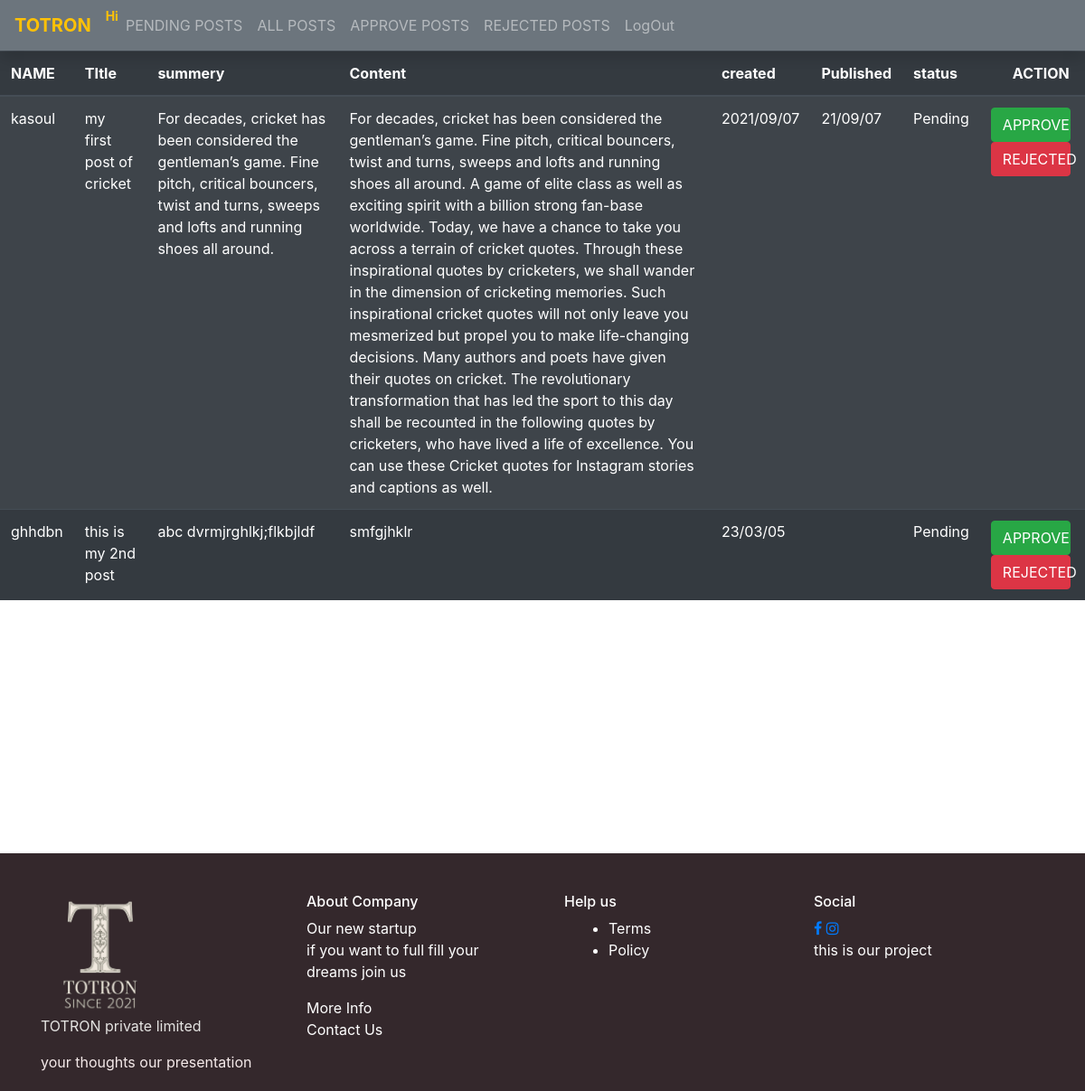
Page /admin_post_dataset.php (signed in) on the committed database.
### tables this page shows
CREATE TABLE `post` (
  `post_id` int(11) NOT NULL,
  `vlogger_id` int(11) NOT NULL,
  `title` varchar(255) NOT NULL,
  `summery` varchar(255) NOT NULL,
  `content` text NOT NULL,
  `published_at` varchar(255) NOT NULL,
  `created_at` varchar(255) NOT NULL,
  `updated_at` varchar(255) NOT NULL,
  `img_path` varchar(255) NOT NULL,
  `status` enum('Pending','Approved','Rejected') NOT NULL,
  `fname` varchar(255) NOT NULL,
  `p_like` int(100) NOT NULL DEFAULT 0
);

CREATE TABLE `vlogger` (
  `vlogger_id` int(100) NOT NULL,
  `first_name` varchar(255) NOT NULL,
  `middle_name` varchar(255) NOT NULL,
  `last_name` varchar(255) NOT NULL,
  `mobile` int(255) NOT NULL,
  `email` varchar(255) NOT NULL,
  `password` varchar(255) NOT NULL,
  `intro` varchar(600) NOT NULL,
  `profile` varchar(600) NOT NULL
);

### admin_post_dataset.php (the view, shortened to what this page needs)
<?php require('config.php');
require("admin_checksession.php");?>
<!DOCTYPE html>
<html lang="en">
<head>
    <link rel="stylesheet" href="https://cdn.jsdelivr.net/npm/bootstrap@4.6.0/dist/css/bootstrap.min.css">
     <link rel="stylesheet" href="https://cdnjs.cloudflare.com/ajax/libs/font-awesome/4.7.0/css/font-awesome.min.css">
</head>
<body>
    <nav class="navbar navbar-expand-lg navbar-dark bg-secondary shadow">
        <a class="navbar-brand font-weight-bold text-warning font-weight-bold" href="main.php">TOTRON</a>
        <div class="collapse navbar-collapse" id="myNavBar">
            <ul class="navbar-nav mr-auto">
            <li class="nav-item">
                <h4 class="text-warning" style="padding-top:15%;font-family: -apple-system, BlinkMacSystemFont, 'Segoe UI', Roboto, Oxygen, Ubuntu, Cantarell, 'Open Sans', 'Helvetica Neue', sans-serif; font-size: 14px;"tabindex="-1"><strong>Hi <?php
                        ?></strong></h4>
                </li>
                <li class="nav-item ">
                    <a class="nav-link" href="#" tabindex="-1">PENDING POSTS</a>
                </li>
                <li class="nav-item ">
                    <a class="nav-link" href="allpost_admin.php" tabindex="-1">ALL POSTS</a>
                </li>
                <li class="nav-item ">
                    <a class="nav-link" href="approve_post_show.php" tabindex="-1">APPROVE POSTS</a>
                </li>
                <li class="nav-item ">
                    <a class="nav-link" href="rejected_post_show.php" tabindex="-1">REJECTED POSTS</a>
                </li>
                <li class="nav-item ">
                    <a class="nav-link" href="alogout.php" tabindex="-1">LogOut</a>
                </li>
            </ul>
        </div>
    </nav>
    <?php
    $src = "SELECT v.first_name,p.* FROM post p INNER JOIN vlogger v ON p.vlogger_id=v.vlogger_id WHERE p.status='Pending' ";
    $rs = mysqli_query($con, $src) or die(mysqli_error($con));
    if (mysqli_num_rows($rs) > 0) {
    ?>
    <table class="table table-dark table-striped">
            <thead>
                <tr><th>NAME</th>
                    <th>TItle</th>
                    <th>summery</th>
                    <th>Content</th>
                    <th>created </th>
                    <th>Published</th>
                    <th>status</th>
                    <th style="padding-left:3%;">ACTION</th>
                </tr>
            </thead>
            <tbody>
                <?php
                while ($rec = mysqli_fetch_assoc($rs)) {
                ?>
                    <tr>
                        <td><?php echo $rec['first_name']?></td>
                        <td><?php echo $rec['title'] ?></td>
                        <td><?php echo $rec['summery'] ?></td>
                        <td><?php echo $rec['content']  ?></td>
                        <td><?php echo $rec['created_at'] ?></td>
                        <td><?php echo $rec['published_at'] ?></td>
                        <td><?php echo $rec['status'] ?></td>
                        <td><a href="approve.php?post_id=<?php echo $rec['post_id']?>"><button class="btn btn-success" style="width:88px;" name="approve"  value="approve">APPROVE</button></a>
                        <a href="reject.php?post_id=<?php echo $rec['post_id']?>"><button class="btn btn-danger" style="width:88px;"  value="rejected">REJECTED</button></a></td>
                    </tr>
                <?php
                }
                ?>
            </tbody>
        </table>
    <?php
    } else {
        echo "<div class='container' style='padding-top:30%;padding-right:10%'>
        <div class='alert alert-danger'><strong>NO PENDING POST FOUND </strong></div></div>";
    }
    ?>
    <br>
<div style="padding-top:20%;">
<div class="container-fluid " style="background-color: #34282C;padding-top:1.3%;">
    <footer class="container-fluid py-1">
        <br>
        <div class="container">
           <div class="row">
              <div class="col-md-6">
                 <div class="row">
                    <div class="col-md-6 ">
                       <div class="logo-part">
                          <img src="company.jpg" class="w-50 logo-footer">
                          <p style="color:#E5E4E2">TOTRON private limited</p>
                          <p style="color:rgb(245, 234, 234);">your thoughts our presentation</p>
                       </div>
                    </div>
                    <div class="col-md-6 px-4">
                       <h6 style="color:white;"> About Company</h6>
                       <p style="color:white;">Our new startup <br>if you want to full fill your dreams join us </p>
                       <a href="#" class="btn-footer" style="color:white;"> More Info </a><br>
                       <a href="#" class="btn-footer" style="color:white;"> Contact Us</a>
                    </div>
                 </div>
              </div>
              <div class="col-md-6">
                 <div class="row">
                    <div class="col-md-6 px-4">
                       <h6 style="color:white;"> Help us</h6>
                       <div class="row ">
                          <div class="col-md-6 px-4">
                             <ul>
                                <li style="color:white;"> <a href="#"style="color:white;"> Terms</a> </li>
                                <li style="color:white;"> <a href="#" style="color:white;"> Policy</a> </li>
                             </ul>
                          </div>
                       </div>
                    </div>
                    <div class="col-md-6 ">
                       <h6 style="color:white;">Social</h6>
                       <div class="social">
                          <a href="#"><i class="fa fa-facebook" aria-hidden="true"></i></a>
                          <a href="#"><i class="fa fa-instagram" aria-hidden="true"></i></a>
                       </div>
                       <p style="color:white;">this is our  project</p>
                    </div>
                 </div>
              </div>
           </div>
        </div>
        </footer>
    </div>
</div>
</body>
</html>

### rows in the picture
post: vlogger.first_name "kasoul", title "my first post of cricket", summery "For decades, cricket has been considered the gentleman’s game. Fine pitch, critical bouncers, twist and turns, sweeps and lofts and running shoes all around.", content "For decades, cricket has been considered the gentleman’s game. Fine pitch, critical bouncers, twist and turns, sweeps and lofts and running shoes all around. A game of elite class as well as exciting spirit with a billion strong fan-base worldwide. Today, we have a chance to take you across a terrain of cricket quotes. Through these inspirational quotes by cricketers, we shall wander in the dimension of cricketing memories. Such inspirational cricket quotes will not only leave you mesmerized but propel you to make life-changing decisions. Many authors and poets have given their quotes on cricket. The revolutionary transformation that has led the sport to this day shall be recounted in the…", created_at "2021/09/07", published_at "21/09/07", status "Pending"
post: vlogger.first_name "ghhdbn", title "this is my 2nd post", summery "abc dvrmjrghlkj;flkbjldf", content "smfgjhklr", created_at "23/03/05", status "Pending"
